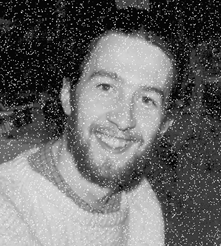
#> input picture OPE 9/1.png, 222 x 247 px, given in place of 1.jpg, which was not available
$ jupyter execute 'Exp 7.ipynb'
#> lines starting #> are read from the running program, lines starting #| are printed output that depends on the picture
#> further down, input_image is the input picture: shape (247, 222, 3); min 0, max 255, mean 105.6
[cell 1]
import cv2
def perform_gray_level_operation(image, operation):
#> called with operation = 'contrast'
    gray_image = cv2.cvtColor(image, cv2.COLOR_BGR2GRAY)
    if operation == 'contrast':
        processed_image = cv2.equalizeHist(gray_image)
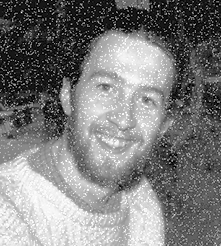
#> processed_image: shape (247, 222); min 0, max 255, mean 125.4
    elif operation == 'brightness':
        beta = 50
        processed_image = cv2.convertScaleAbs(gray_image, alpha=1.0, beta=beta)
    elif operation == 'thresholding':
        _, processed_image = cv2.threshold(
            gray_image, 127, 255, cv2.THRESH_BINARY
        )
    else:
        print("Invalid operation. Available operations: "
              "'contrast', 'brightness', 'thresholding'")
        return None
    processed_image = cv2.cvtColor(processed_image, cv2.COLOR_GRAY2BGR)
#> processed_image: shape (247, 222, 3)
    return processed_image
image_path = '1.jpg'
input_image = cv2.imread(image_path)
if input_image is None:
    print("Error: Could not load the input image.")
else:
    operation_type = 'contrast'
    output_image = perform_gray_level_operation(
        input_image,
        operation_type
    )
    if output_image is not None:
        cv2.imshow('Processed Image', output_image)
        output_path = 'output_image.jpg'
        cv2.imwrite(output_path, output_image)
        print(f"Processed image saved at: {output_path}")
        cv2.waitKey(0)
        cv2.destroyAllWindows()


$ run again, with OPE 9/2.png copied over OPE 9/1.png
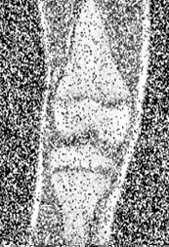
#> input picture OPE 9/2.png, 169 x 247 px, given in place of 1.jpg, which was not available
#> input_image is the input picture: shape (247, 169, 3); mean B, G, R 155.3, 155.4, 155.3
#> in perform_gray_level_operation, `processed_image = cv2.equalizeHist(gray_image)`:
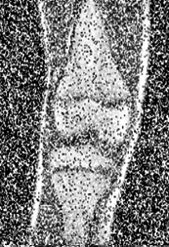
#> processed_image: shape (247, 169); min 0, max 255, mean 126.7

$ run again, with OPE 9/3.png copied over OPE 9/1.png
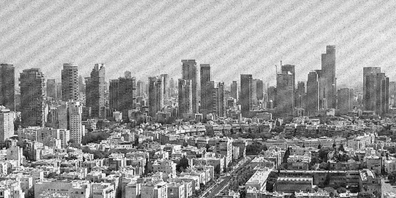
#> input picture OPE 9/3.png, 396 x 198 px, given in place of 1.jpg, which was not available
#> input_image is the input picture: shape (198, 396, 3); min 4, max 255, mean 156.1
#> in perform_gray_level_operation, `processed_image = cv2.equalizeHist(gray_image)`:
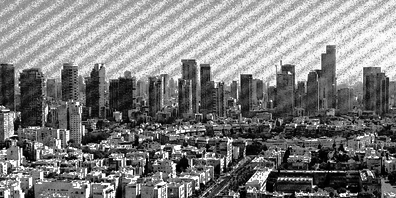
#> processed_image: shape (198, 396); min 0, max 255, mean 128.4

$ run again, with OPE 9/4.png copied over OPE 9/1.png
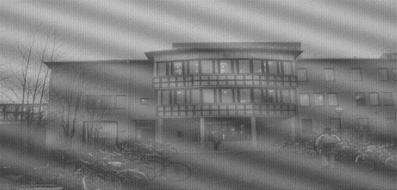
#> input picture OPE 9/4.png, 397 x 190 px, given in place of 1.jpg, which was not available
#> input_image is the input picture: shape (190, 397, 3); min 56, max 200, mean 123.9
#> in perform_gray_level_operation, `processed_image = cv2.equalizeHist(gray_image)`:
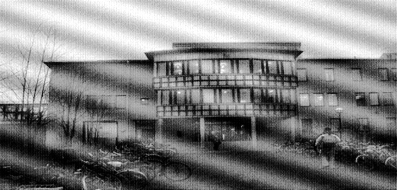
#> processed_image: shape (190, 397); min 0, max 255, mean 128.7
